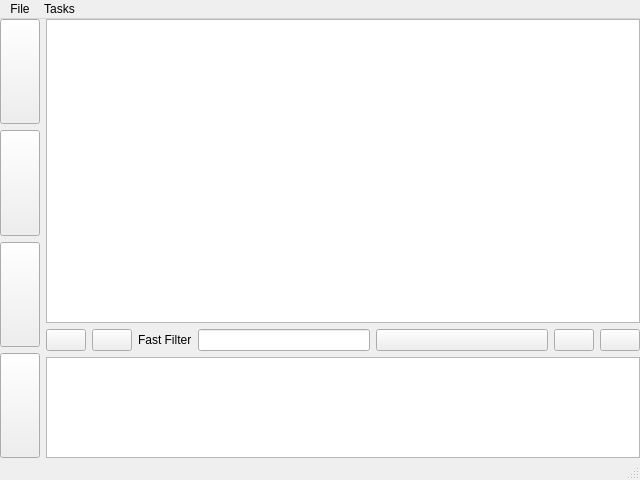
<?xml version="1.0" encoding="UTF-8"?>
<ui version="4.0">
 <class>TabletMain</class>
 <widget class="QMainWindow" name="TabletMain">
  <property name="geometry">
   <rect>
    <x>0</x>
    <y>0</y>
    <width>640</width>
    <height>480</height>
   </rect>
  </property>
  <property name="windowTitle">
   <string>MainWindow</string>
  </property>
  <widget class="QWidget" name="centralwidget">
   <layout class="QHBoxLayout" name="horizontalLayout">
    <property name="margin">
     <number>0</number>
    </property>
    <item>
     <layout class="QVBoxLayout" name="verticalLayout">
      <item>
       <widget class="QPushButton" name="btnTasks">
        <property name="sizePolicy">
         <sizepolicy hsizetype="Minimum" vsizetype="Preferred">
          <horstretch>0</horstretch>
          <verstretch>0</verstretch>
         </sizepolicy>
        </property>
        <property name="icon">
         <iconset resource="tm.qrc">
          <normaloff>:/images/icons/appointment.png</normaloff>:/images/icons/appointment.png</iconset>
        </property>
       </widget>
      </item>
      <item>
       <widget class="QPushButton" name="btnChrono">
        <property name="sizePolicy">
         <sizepolicy hsizetype="Minimum" vsizetype="Preferred">
          <horstretch>0</horstretch>
          <verstretch>0</verstretch>
         </sizepolicy>
        </property>
        <property name="icon">
         <iconset resource="tm.qrc">
          <normaloff>:/images/icons/contents.png</normaloff>:/images/icons/contents.png</iconset>
        </property>
       </widget>
      </item>
      <item>
       <widget class="QPushButton" name="btnAddActivity">
        <property name="sizePolicy">
         <sizepolicy hsizetype="Minimum" vsizetype="Preferred">
          <horstretch>0</horstretch>
          <verstretch>0</verstretch>
         </sizepolicy>
        </property>
        <property name="icon">
         <iconset resource="tm.qrc">
          <normaloff>:/images/icons/agt_login.png</normaloff>:/images/icons/agt_login.png</iconset>
        </property>
       </widget>
      </item>
      <item>
       <widget class="QPushButton" name="btnPlanned">
        <property name="sizePolicy">
         <sizepolicy hsizetype="Minimum" vsizetype="Preferred">
          <horstretch>0</horstretch>
          <verstretch>0</verstretch>
         </sizepolicy>
        </property>
        <property name="text">
         <string/>
        </property>
       </widget>
      </item>
     </layout>
    </item>
    <item>
     <widget class="QStackedWidget" name="stackedWidget">
      <property name="currentIndex">
       <number>0</number>
      </property>
      <widget class="QWidget" name="page">
       <layout class="QVBoxLayout" name="verticalLayout_2">
        <property name="margin">
         <number>0</number>
        </property>
        <item>
         <widget class="QTreeView" name="treeView">
          <property name="sizePolicy">
           <sizepolicy hsizetype="Expanding" vsizetype="Expanding">
            <horstretch>0</horstretch>
            <verstretch>3</verstretch>
           </sizepolicy>
          </property>
          <attribute name="headerVisible">
           <bool>false</bool>
          </attribute>
         </widget>
        </item>
        <item>
         <layout class="QHBoxLayout" name="horizontalLayout_2">
          <item>
           <widget class="QPushButton" name="btnFilters">
            <property name="sizePolicy">
             <sizepolicy hsizetype="Fixed" vsizetype="Fixed">
              <horstretch>0</horstretch>
              <verstretch>0</verstretch>
             </sizepolicy>
            </property>
            <property name="icon">
             <iconset resource="tm.qrc">
              <normaloff>:/images/icons/1day.png</normaloff>:/images/icons/1day.png</iconset>
            </property>
           </widget>
          </item>
          <item>
           <widget class="QPushButton" name="btnTaskProperties">
            <property name="sizePolicy">
             <sizepolicy hsizetype="Fixed" vsizetype="Fixed">
              <horstretch>0</horstretch>
              <verstretch>0</verstretch>
             </sizepolicy>
            </property>
            <property name="icon">
             <iconset resource="tm.qrc">
              <normaloff>:/images/icons/list.png</normaloff>:/images/icons/list.png</iconset>
            </property>
           </widget>
          </item>
          <item>
           <widget class="QLabel" name="label_6">
            <property name="sizePolicy">
             <sizepolicy hsizetype="Fixed" vsizetype="Preferred">
              <horstretch>0</horstretch>
              <verstretch>0</verstretch>
             </sizepolicy>
            </property>
            <property name="text">
             <string>Fast Filter</string>
            </property>
           </widget>
          </item>
          <item>
           <widget class="QLineEdit" name="leFastFIlter">
            <property name="sizePolicy">
             <sizepolicy hsizetype="Preferred" vsizetype="Fixed">
              <horstretch>0</horstretch>
              <verstretch>0</verstretch>
             </sizepolicy>
            </property>
           </widget>
          </item>
          <item>
           <widget class="QPushButton" name="btnHideNotes"/>
          </item>
          <item>
           <widget class="QPushButton" name="btnAddChild">
            <property name="sizePolicy">
             <sizepolicy hsizetype="Fixed" vsizetype="Preferred">
              <horstretch>0</horstretch>
              <verstretch>0</verstretch>
             </sizepolicy>
            </property>
            <property name="icon">
             <iconset resource="tm.qrc">
              <normaloff>:/images/icons/folder_sent_mail.png</normaloff>:/images/icons/folder_sent_mail.png</iconset>
            </property>
           </widget>
          </item>
          <item>
           <widget class="QPushButton" name="btnAddSibling">
            <property name="sizePolicy">
             <sizepolicy hsizetype="Fixed" vsizetype="Preferred">
              <horstretch>0</horstretch>
              <verstretch>0</verstretch>
             </sizepolicy>
            </property>
            <property name="icon">
             <iconset resource="tm.qrc">
              <normaloff>:/images/icons/folder.png</normaloff>:/images/icons/folder.png</iconset>
            </property>
           </widget>
          </item>
         </layout>
        </item>
        <item>
         <widget class="QTextEdit" name="Notes">
          <property name="sizePolicy">
           <sizepolicy hsizetype="Expanding" vsizetype="Expanding">
            <horstretch>0</horstretch>
            <verstretch>1</verstretch>
           </sizepolicy>
          </property>
         </widget>
        </item>
       </layout>
      </widget>
      <widget class="QWidget" name="page_2">
       <layout class="QVBoxLayout" name="verticalLayout_3">
        <item>
         <widget class="QLabel" name="label">
          <property name="text">
           <string>Current activity</string>
          </property>
          <property name="alignment">
           <set>Qt::AlignCenter</set>
          </property>
         </widget>
        </item>
        <item>
         <layout class="QHBoxLayout" name="horizontalLayout_4">
          <item>
           <widget class="QLabel" name="lblCurrentActivity">
            <property name="text">
             <string>No activity</string>
            </property>
           </widget>
          </item>
         </layout>
        </item>
        <item>
         <layout class="QGridLayout" name="gridLayout_3">
          <item row="0" column="0">
           <widget class="QLabel" name="label_2">
            <property name="sizePolicy">
             <sizepolicy hsizetype="Fixed" vsizetype="Preferred">
              <horstretch>0</horstretch>
              <verstretch>0</verstretch>
             </sizepolicy>
            </property>
            <property name="text">
             <string>Started</string>
            </property>
           </widget>
          </item>
          <item row="0" column="1">
           <widget class="QLabel" name="lblActivityStarted">
            <property name="text">
             <string>----.--.-- --:--</string>
            </property>
           </widget>
          </item>
          <item row="1" column="0">
           <widget class="QLabel" name="label_9">
            <property name="text">
             <string>Interrupts</string>
            </property>
           </widget>
          </item>
          <item row="1" column="1">
           <layout class="QHBoxLayout" name="horizontalLayout_5">
            <item>
             <widget class="QLabel" name="lblInterrupts">
              <property name="text">
               <string>0</string>
              </property>
             </widget>
            </item>
            <item>
             <widget class="QToolButton" name="btnAddInterrupt">
              <property name="minimumSize">
               <size>
                <width>50</width>
                <height>50</height>
               </size>
              </property>
              <property name="toolTip">
               <string>Add interrupt</string>
              </property>
             </widget>
            </item>
           </layout>
          </item>
         </layout>
        </item>
        <item>
         <widget class="Line" name="line_2">
          <property name="orientation">
           <enum>Qt::Horizontal</enum>
          </property>
         </widget>
        </item>
        <item>
         <widget class="QLabel" name="label_7">
          <property name="text">
           <string>Activities</string>
          </property>
          <property name="alignment">
           <set>Qt::AlignCenter</set>
          </property>
         </widget>
        </item>
        <item>
         <widget class="QListView" name="lvActivities"/>
        </item>
       </layout>
      </widget>
      <widget class="QWidget" name="page_3">
       <layout class="QVBoxLayout" name="verticalLayout_5">
        <item>
         <layout class="QGridLayout" name="gridLayout">
          <item row="0" column="0">
           <widget class="QLabel" name="label_3">
            <property name="sizePolicy">
             <sizepolicy hsizetype="Fixed" vsizetype="Preferred">
              <horstretch>0</horstretch>
              <verstretch>0</verstretch>
             </sizepolicy>
            </property>
            <property name="text">
             <string>Start time</string>
            </property>
           </widget>
          </item>
          <item row="0" column="1">
           <widget class="QDateTimeEdit" name="teActivityStartTime">
            <property name="displayFormat">
             <string>yyyy.MM.dd H:mm</string>
            </property>
           </widget>
          </item>
          <item row="0" column="2" rowspan="2">
           <widget class="QToolButton" name="btnUpdateTime">
            <property name="minimumSize">
             <size>
              <width>50</width>
              <height>50</height>
             </size>
            </property>
           </widget>
          </item>
          <item row="1" column="0">
           <widget class="QLabel" name="label_4">
            <property name="text">
             <string>Name</string>
            </property>
           </widget>
          </item>
          <item row="1" column="1">
           <widget class="QLineEdit" name="leActivityName">
            <property name="enabled">
             <bool>false</bool>
            </property>
           </widget>
          </item>
         </layout>
        </item>
        <item>
         <widget class="QGroupBox" name="groupBox">
          <property name="title">
           <string>Type</string>
          </property>
          <property name="flat">
           <bool>false</bool>
          </property>
          <layout class="QHBoxLayout" name="horizontalLayout_3">
           <property name="leftMargin">
            <number>5</number>
           </property>
           <property name="topMargin">
            <number>0</number>
           </property>
           <property name="rightMargin">
            <number>5</number>
           </property>
           <item>
            <widget class="QRadioButton" name="rbActivityTask">
             <property name="text">
              <string>Task activity</string>
             </property>
             <property name="checked">
              <bool>true</bool>
             </property>
            </widget>
           </item>
           <item>
            <widget class="QRadioButton" name="rbActivityOther">
             <property name="text">
              <string>Separate activity</string>
             </property>
            </widget>
           </item>
          </layout>
         </widget>
        </item>
        <item>
         <widget class="QPushButton" name="btnNewActivity">
          <property name="text">
           <string>New activity</string>
          </property>
         </widget>
        </item>
        <item>
         <layout class="QVBoxLayout" name="verticalLayout_4">
          <item>
           <widget class="QLabel" name="label_5">
            <property name="text">
             <string>Last activities</string>
            </property>
            <property name="alignment">
             <set>Qt::AlignCenter</set>
            </property>
           </widget>
          </item>
          <item>
           <widget class="QListView" name="lvLastActivities"/>
          </item>
         </layout>
        </item>
       </layout>
      </widget>
      <widget class="QWidget" name="page_4">
       <layout class="QGridLayout" name="gridLayout_4">
        <item row="0" column="0">
         <layout class="QGridLayout" name="gridLayout_2">
          <item row="0" column="0">
           <widget class="QLabel" name="label_8">
            <property name="sizePolicy">
             <sizepolicy hsizetype="Fixed" vsizetype="Preferred">
              <horstretch>0</horstretch>
              <verstretch>0</verstretch>
             </sizepolicy>
            </property>
            <property name="text">
             <string>Start date</string>
            </property>
           </widget>
          </item>
          <item row="0" column="1">
           <widget class="QDateEdit" name="deStart"/>
          </item>
          <item row="1" column="0">
           <widget class="QLabel" name="label_10">
            <property name="text">
             <string>End date</string>
            </property>
           </widget>
          </item>
          <item row="1" column="1">
           <widget class="QDateEdit" name="deEnd"/>
          </item>
         </layout>
        </item>
        <item row="0" column="1">
         <layout class="QHBoxLayout" name="horizontalLayout_6">
          <item>
           <widget class="QPushButton" name="btnWeekAgo">
            <property name="sizePolicy">
             <sizepolicy hsizetype="Minimum" vsizetype="Preferred">
              <horstretch>0</horstretch>
              <verstretch>0</verstretch>
             </sizepolicy>
            </property>
            <property name="text">
             <string>&lt;</string>
            </property>
           </widget>
          </item>
          <item>
           <widget class="QPushButton" name="btnToday">
            <property name="sizePolicy">
             <sizepolicy hsizetype="Minimum" vsizetype="Preferred">
              <horstretch>0</horstretch>
              <verstretch>0</verstretch>
             </sizepolicy>
            </property>
            <property name="text">
             <string>Today</string>
            </property>
           </widget>
          </item>
          <item>
           <widget class="QPushButton" name="btnWeekAfter">
            <property name="sizePolicy">
             <sizepolicy hsizetype="Minimum" vsizetype="Preferred">
              <horstretch>0</horstretch>
              <verstretch>0</verstretch>
             </sizepolicy>
            </property>
            <property name="text">
             <string>&gt;</string>
            </property>
           </widget>
          </item>
         </layout>
        </item>
        <item row="1" column="0" colspan="2">
         <widget class="QTableView" name="tblPlannedTasks">
          <property name="font">
           <font>
            <pointsize>8</pointsize>
           </font>
          </property>
         </widget>
        </item>
       </layout>
      </widget>
     </widget>
    </item>
   </layout>
  </widget>
  <widget class="QMenuBar" name="menubar">
   <property name="geometry">
    <rect>
     <x>0</x>
     <y>0</y>
     <width>640</width>
     <height>28</height>
    </rect>
   </property>
   <widget class="QMenu" name="menuFile">
    <property name="title">
     <string>File</string>
    </property>
    <addaction name="actionRestore"/>
    <addaction name="actionSave"/>
    <addaction name="separator"/>
    <addaction name="actionSync"/>
    <addaction name="separator"/>
    <addaction name="actionExit"/>
   </widget>
   <widget class="QMenu" name="menuTasks">
    <property name="title">
     <string>Tasks</string>
    </property>
    <addaction name="actionDelete"/>
   </widget>
   <addaction name="menuFile"/>
   <addaction name="menuTasks"/>
  </widget>
  <widget class="QStatusBar" name="statusbar"/>
  <action name="actionRestore">
   <property name="text">
    <string>Restore</string>
   </property>
  </action>
  <action name="actionSave">
   <property name="text">
    <string>Save</string>
   </property>
  </action>
  <action name="actionExit">
   <property name="text">
    <string>Exit</string>
   </property>
  </action>
  <action name="actionSync">
   <property name="text">
    <string>Sync</string>
   </property>
  </action>
  <action name="actionDelete">
   <property name="text">
    <string>Delete</string>
   </property>
  </action>
 </widget>
 <resources>
  <include location="tm.qrc"/>
 </resources>
 <connections>
  <connection>
   <sender>btnAddActivity</sender>
   <signal>clicked()</signal>
   <receiver>TabletMain</receiver>
   <slot>slot_SetFocusAddActivity()</slot>
   <hints>
    <hint type="sourcelabel">
     <x>55</x>
     <y>355</y>
    </hint>
    <hint type="destinationlabel">
     <x>319</x>
     <y>239</y>
    </hint>
   </hints>
  </connection>
  <connection>
   <sender>btnChrono</sender>
   <signal>clicked()</signal>
   <receiver>TabletMain</receiver>
   <slot>slot_SetFocusChrono()</slot>
   <hints>
    <hint type="sourcelabel">
     <x>55</x>
     <y>242</y>
    </hint>
    <hint type="destinationlabel">
     <x>319</x>
     <y>239</y>
    </hint>
   </hints>
  </connection>
  <connection>
   <sender>btnTasks</sender>
   <signal>clicked()</signal>
   <receiver>TabletMain</receiver>
   <slot>slot_SetFocusTasks()</slot>
   <hints>
    <hint type="sourcelabel">
     <x>55</x>
     <y>129</y>
    </hint>
    <hint type="destinationlabel">
     <x>319</x>
     <y>239</y>
    </hint>
   </hints>
  </connection>
  <connection>
   <sender>btnAddChild</sender>
   <signal>clicked()</signal>
   <receiver>TabletMain</receiver>
   <slot>slot_TaskAddChild()</slot>
   <hints>
    <hint type="sourcelabel">
     <x>583</x>
     <y>111</y>
    </hint>
    <hint type="destinationlabel">
     <x>319</x>
     <y>239</y>
    </hint>
   </hints>
  </connection>
  <connection>
   <sender>btnAddSibling</sender>
   <signal>clicked()</signal>
   <receiver>TabletMain</receiver>
   <slot>slot_TaskAddSibling()</slot>
   <hints>
    <hint type="sourcelabel">
     <x>583</x>
     <y>242</y>
    </hint>
    <hint type="destinationlabel">
     <x>319</x>
     <y>239</y>
    </hint>
   </hints>
  </connection>
  <connection>
   <sender>actionRestore</sender>
   <signal>activated()</signal>
   <receiver>TabletMain</receiver>
   <slot>slot_Restore()</slot>
   <hints>
    <hint type="sourcelabel">
     <x>-1</x>
     <y>-1</y>
    </hint>
    <hint type="destinationlabel">
     <x>319</x>
     <y>239</y>
    </hint>
   </hints>
  </connection>
  <connection>
   <sender>actionSave</sender>
   <signal>activated()</signal>
   <receiver>TabletMain</receiver>
   <slot>slot_Save()</slot>
   <hints>
    <hint type="sourcelabel">
     <x>-1</x>
     <y>-1</y>
    </hint>
    <hint type="destinationlabel">
     <x>319</x>
     <y>239</y>
    </hint>
   </hints>
  </connection>
  <connection>
   <sender>actionExit</sender>
   <signal>activated()</signal>
   <receiver>TabletMain</receiver>
   <slot>close()</slot>
   <hints>
    <hint type="sourcelabel">
     <x>-1</x>
     <y>-1</y>
    </hint>
    <hint type="destinationlabel">
     <x>319</x>
     <y>239</y>
    </hint>
   </hints>
  </connection>
  <connection>
   <sender>actionSync</sender>
   <signal>activated()</signal>
   <receiver>TabletMain</receiver>
   <slot>slot_Sync()</slot>
   <hints>
    <hint type="sourcelabel">
     <x>-1</x>
     <y>-1</y>
    </hint>
    <hint type="destinationlabel">
     <x>319</x>
     <y>239</y>
    </hint>
   </hints>
  </connection>
  <connection>
   <sender>btnHideNotes</sender>
   <signal>clicked()</signal>
   <receiver>TabletMain</receiver>
   <slot>slot_HideNotes()</slot>
   <hints>
    <hint type="sourcelabel">
     <x>300</x>
     <y>319</y>
    </hint>
    <hint type="destinationlabel">
     <x>319</x>
     <y>239</y>
    </hint>
   </hints>
  </connection>
  <connection>
   <sender>actionDelete</sender>
   <signal>activated()</signal>
   <receiver>TabletMain</receiver>
   <slot>slot_TaskDelete()</slot>
   <hints>
    <hint type="sourcelabel">
     <x>-1</x>
     <y>-1</y>
    </hint>
    <hint type="destinationlabel">
     <x>319</x>
     <y>239</y>
    </hint>
   </hints>
  </connection>
  <connection>
   <sender>btnTaskProperties</sender>
   <signal>clicked()</signal>
   <receiver>TabletMain</receiver>
   <slot>slot_TaskProperties()</slot>
   <hints>
    <hint type="sourcelabel">
     <x>111</x>
     <y>318</y>
    </hint>
    <hint type="destinationlabel">
     <x>319</x>
     <y>239</y>
    </hint>
   </hints>
  </connection>
  <connection>
   <sender>btnFilters</sender>
   <signal>clicked()</signal>
   <receiver>TabletMain</receiver>
   <slot>slot_Filter()</slot>
   <hints>
    <hint type="sourcelabel">
     <x>71</x>
     <y>318</y>
    </hint>
    <hint type="destinationlabel">
     <x>319</x>
     <y>239</y>
    </hint>
   </hints>
  </connection>
  <connection>
   <sender>btnUpdateTime</sender>
   <signal>clicked()</signal>
   <receiver>TabletMain</receiver>
   <slot>slot_ActStartTime()</slot>
   <hints>
    <hint type="sourcelabel">
     <x>604</x>
     <y>69</y>
    </hint>
    <hint type="destinationlabel">
     <x>319</x>
     <y>239</y>
    </hint>
   </hints>
  </connection>
  <connection>
   <sender>btnNewActivity</sender>
   <signal>clicked()</signal>
   <receiver>TabletMain</receiver>
   <slot>slot_AddActivity()</slot>
   <hints>
    <hint type="sourcelabel">
     <x>338</x>
     <y>197</y>
    </hint>
    <hint type="destinationlabel">
     <x>319</x>
     <y>239</y>
    </hint>
   </hints>
  </connection>
  <connection>
   <sender>rbActivityTask</sender>
   <signal>clicked(bool)</signal>
   <receiver>TabletMain</receiver>
   <slot>slot_ActivityType()</slot>
   <hints>
    <hint type="sourcelabel">
     <x>194</x>
     <y>148</y>
    </hint>
    <hint type="destinationlabel">
     <x>319</x>
     <y>239</y>
    </hint>
   </hints>
  </connection>
  <connection>
   <sender>btnAddInterrupt</sender>
   <signal>clicked()</signal>
   <receiver>TabletMain</receiver>
   <slot>slot_AddInterrupt()</slot>
   <hints>
    <hint type="sourcelabel">
     <x>603</x>
     <y>148</y>
    </hint>
    <hint type="destinationlabel">
     <x>319</x>
     <y>239</y>
    </hint>
   </hints>
  </connection>
  <connection>
   <sender>leFastFIlter</sender>
   <signal>textChanged(QString)</signal>
   <receiver>TabletMain</receiver>
   <slot>slot_FastFilter(const QString&amp;)</slot>
   <hints>
    <hint type="sourcelabel">
     <x>277</x>
     <y>337</y>
    </hint>
    <hint type="destinationlabel">
     <x>319</x>
     <y>239</y>
    </hint>
   </hints>
  </connection>
 </connections>
</ui>
